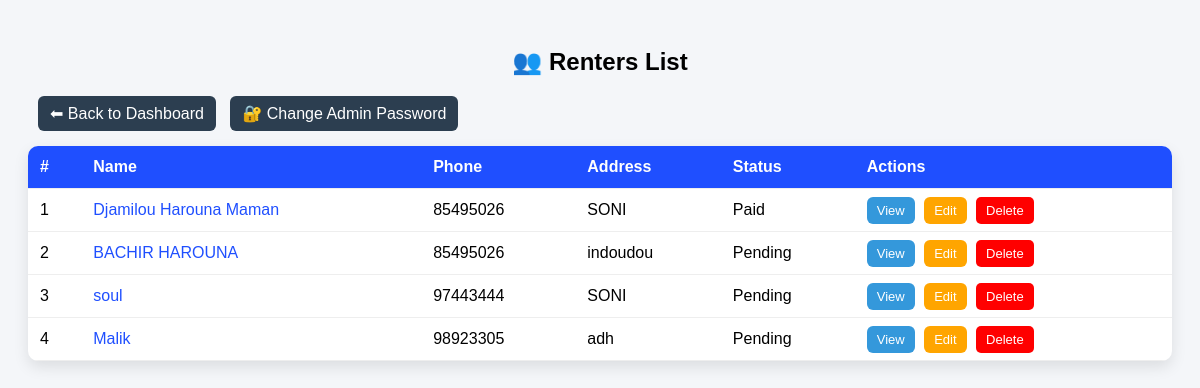
Page /renters (signed in) on the earlier database version.
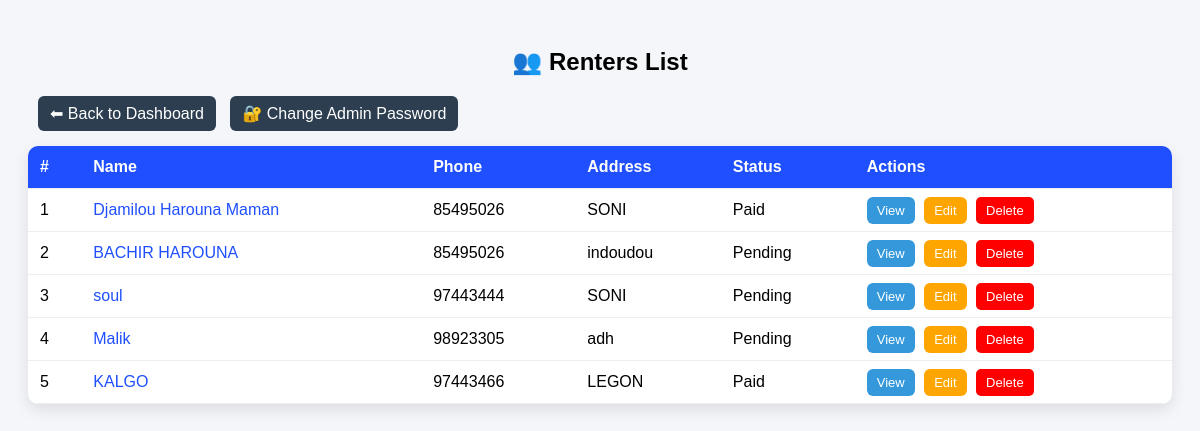
Same page on the later database version.
### tables this page shows
CREATE TABLE renters (
            id INTEGER PRIMARY KEY AUTOINCREMENT,
            name TEXT,
            phone TEXT,
            address TEXT,
            barrow TEXT,
            start_date TEXT,
            due_date TEXT,
            paid TEXT,
            last_payment_date TEXT   
        );

### app.py (the view)
@app.route("/renters")
def renters_page():
    if "user" not in session:
        return redirect("/login")
    conn = sqlite3.connect("database.db")
    c = conn.cursor()
    c.execute("SELECT * FROM renters")
    renters = c.fetchall()
    conn.close()
    updated = []
    today = datetime.now().date()
    for r in renters:
        start_date = datetime.strptime(r[5], "%Y-%m-%d").date()
        days_passed = (today - start_date).days
        weeks_passed = days_passed // 7
        current_due = start_date + timedelta(days=(weeks_passed + 1) * 7)
        last_payment_date = r[8]
        if last_payment_date:
            last_payment_date = datetime.strptime(last_payment_date, "%Y-%m-%d").date()
        if last_payment_date and last_payment_date >= current_due - timedelta(days=7):
            status = "Paid"
        elif today > current_due:
            status = "LATE"
        else:
            status = "Pending"
        updated.append(r + (status,))
    return render_template("renters.html", renters=updated)

### templates/renters.html (shortened to what this page needs)
<!DOCTYPE html>
<html>
<head>
</head>
<body>
<h2>👥 Renters List</h2>
<a href="/dashboard" style="display:inline-block; margin-bottom:10px;  margin-left:10px;
   background:#2c3e50; color:white; padding:8px 12px;
   border-radius:6px; text-decoration:none;">
    ⬅ Back to Dashboard
</a>
<a href="/change-admin-password"
   style="display:inline-block; margin-bottom:15px; margin-left:10px;
   background:#2c3e50; color:white; padding:8px 12px;
   border-radius:6px; text-decoration:none;">
    🔐 Change Admin Password
</a>
<table>
    <tr>
        <th>#</th>
        <th>Name</th>
        <th>Phone</th>
        <th>Address</th>
        <th>Status</th>
        <th>Actions</th>
    </tr>
    {% for r in renters %}
    <tr>
        <td>{{ loop.index }}</td>
        <td>
            <a href="/renter/{{ r[0] }}" style="text-decoration:none; color:#1f4fff;">
                {{ r[1] }}
            </a>
        </td>
        <td>{{ r[2] }}</td>
        <td>{{ r[3] }}</td>
        <td>{{ r[9] }}</td>
                <td class="actions">
            <a href="/renter/{{ r[0] }}" class="view">View</a>
            <a href="/edit/{{ r[0] }}" class="edit">Edit</a>
            <a href="/delete/{{ r[0] }}" style="background:red; color:white; padding:6px 10px; border-radius:5px; text-decoration:none;">
                Delete
            </a>
        </td>
    </tr>
    {% endfor %}
</table>
</body>
</html>

Differences in the rows shown:
added renters: name "KALGO", phone "97443466", address "LEGON", r "Paid"
